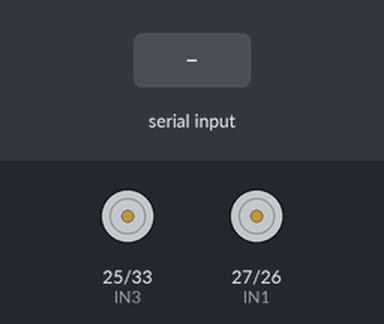
Simulated run of this sketch. Board: ESP32. Parts: motor-driver pin pairs drawn as motors (green arrow = first pin HIGH = forward, orange = second pin HIGH = backward, longer = more drive). The test bench sets the inputs (shaded band). Nothing arrives over Bluetooth unless stated; what the sketch prints to the serial monitor is not drawn.

Above: at 1.2 s.
1.3 s: "F" received over the second serial link
At 2.3 s:
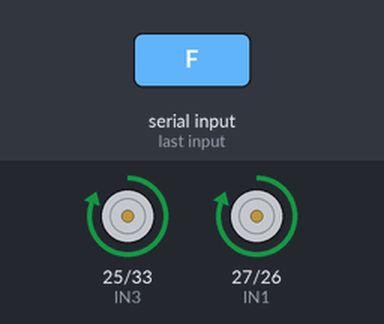
2.8 s: "B" received over the second serial link
At 3.5 s:
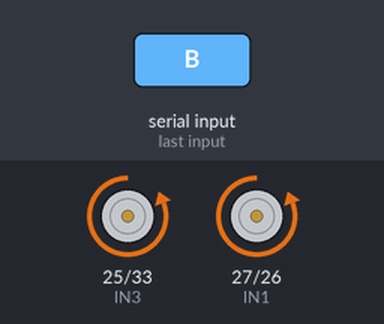
4.3 s: "L" received over the second serial link
At 4.6 s:
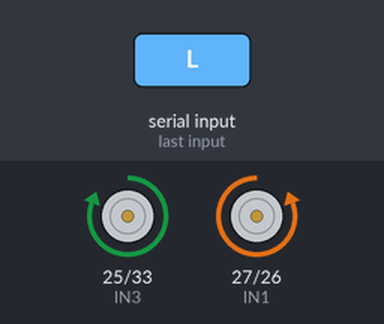
5.8 s: "R" received over the second serial link
At 7.0 s:
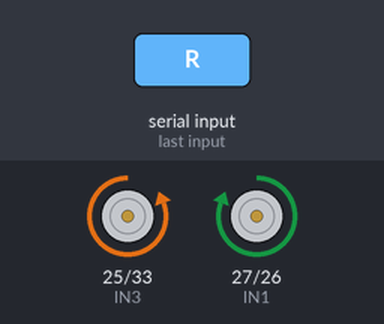
Timing chart, 0 to 8.3 s (numbered marks = the images above; inputs shaded):
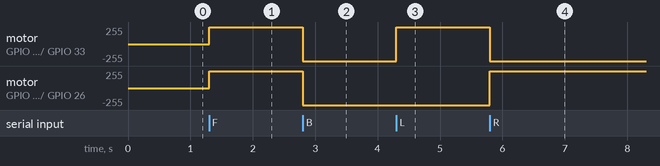

Measured:
- after the input at 1.3 s, motor on GPIO 25 (IN3) / GPIO 33 (IN4), motor on GPIO 27 (IN1) / GPIO 26 (IN2): stopped → forward 255/255 at once
- after the input at 2.8 s, motor on GPIO 25 (IN3) / GPIO 33 (IN4), motor on GPIO 27 (IN1) / GPIO 26 (IN2): forward 255/255 → backward 255/255 at once
- after the input at 4.3 s, motor on GPIO 25 (IN3) / GPIO 33 (IN4): backward 255/255 → forward 255/255 at once
- after the input at 5.8 s, motor on GPIO 25 (IN3) / GPIO 33 (IN4): forward 255/255 → backward 255/255 at once; motor on GPIO 27 (IN1) / GPIO 26 (IN2): backward 255/255 → forward 255/255 at once

The sketch:

ESP32_Bluetooth_RC_Car.ino
```cpp
// ============================================
//   ESP32 Bluetooth RC Car — 4WD
//   Motor Driver : L298N
//   App          : Arduino Bluetooth Controller
//   Speed        : Fixed (ENA/ENB → 5V)
// ============================================

#include "BluetoothSerial.h"

// ── Bluetooth Object ──────────────────────
BluetoothSerial BT;

// ── Pin Definitions ───────────────────────
#define IN1  27   // Left  motors — Forward
#define IN2  26   // Left  motors — Backward
#define IN3  25   // Right motors — Forward
#define IN4  33   // Right motors — Backward

// ── Movement Functions ────────────────────
void moveForward() {
  digitalWrite(IN1, HIGH);  digitalWrite(IN2, LOW);
  digitalWrite(IN3, HIGH);  digitalWrite(IN4, LOW);
}

void moveBackward() {
  digitalWrite(IN1, LOW);   digitalWrite(IN2, HIGH);
  digitalWrite(IN3, LOW);   digitalWrite(IN4, HIGH);
}

void turnLeft() {
  digitalWrite(IN1, LOW);   digitalWrite(IN2, HIGH);
  digitalWrite(IN3, HIGH);  digitalWrite(IN4, LOW);
}

void turnRight() {
  digitalWrite(IN1, HIGH);  digitalWrite(IN2, LOW);
  digitalWrite(IN3, LOW);   digitalWrite(IN4, HIGH);
}

void stopCar() {
  digitalWrite(IN1, LOW);  digitalWrite(IN2, LOW);
  digitalWrite(IN3, LOW);  digitalWrite(IN4, LOW);
}

// ── Setup ────────────────────────────────
void setup() {
  pinMode(IN1, OUTPUT);  pinMode(IN2, OUTPUT);
  pinMode(IN3, OUTPUT);  pinMode(IN4, OUTPUT);
  stopCar();
  BT.begin("ESP32_RC_Car");
  Serial.begin(9600);
  Serial.println("Bluetooth Ready — Device: ESP32_RC_Car");
}

// ── Loop ──────────────────────────────────
void loop() {
  if (BT.available()) {
    char command = BT.read();
    Serial.print("Command: ");
    Serial.println(command);

    switch (command) {
      case 'F': moveForward();  break;
      case 'B': moveBackward(); break;
      case 'L': turnLeft();     break;
      case 'R': turnRight();    break;
      case 'S': stopCar();      break;
      default: stopCar();      break; // Safety
    }
  }
}
```
